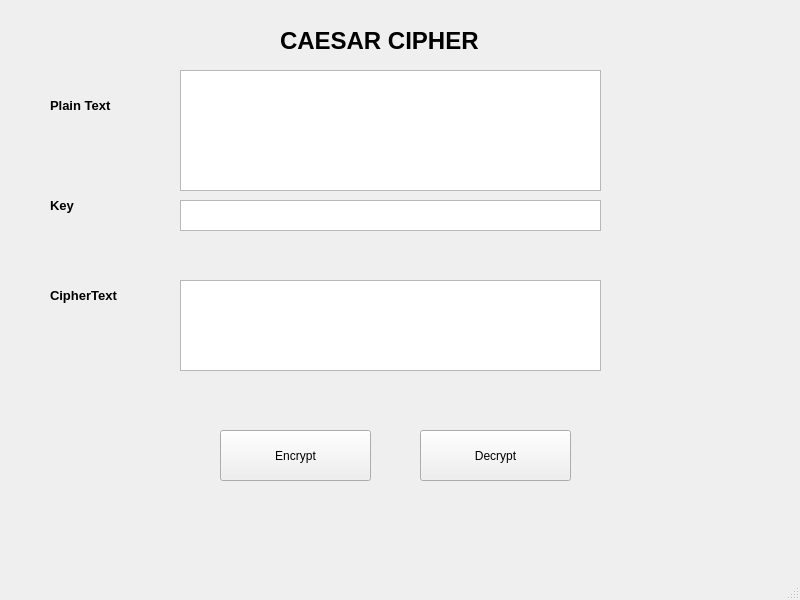
<?xml version="1.0" encoding="UTF-8"?>
<ui version="4.0">
 <class>MainWindow</class>
 <widget class="QMainWindow" name="MainWindow">
  <property name="geometry">
   <rect>
    <x>0</x>
    <y>0</y>
    <width>800</width>
    <height>600</height>
   </rect>
  </property>
  <property name="windowTitle">
   <string>MainWindow</string>
  </property>
  <widget class="QWidget" name="centralwidget">
   <widget class="QLabel" name="label">
    <property name="geometry">
     <rect>
      <x>280</x>
      <y>10</y>
      <width>211</width>
      <height>61</height>
     </rect>
    </property>
    <property name="font">
     <font>
      <pointsize>18</pointsize>
      <weight>75</weight>
      <bold>true</bold>
     </font>
    </property>
    <property name="text">
     <string>CAESAR CIPHER</string>
    </property>
   </widget>
   <widget class="QLabel" name="label_2">
    <property name="geometry">
     <rect>
      <x>50</x>
      <y>90</y>
      <width>71</width>
      <height>31</height>
     </rect>
    </property>
    <property name="font">
     <font>
      <pointsize>10</pointsize>
      <weight>75</weight>
      <bold>true</bold>
     </font>
    </property>
    <property name="text">
     <string>Plain Text</string>
    </property>
   </widget>
   <widget class="QLabel" name="label_3">
    <property name="geometry">
     <rect>
      <x>50</x>
      <y>190</y>
      <width>81</width>
      <height>31</height>
     </rect>
    </property>
    <property name="font">
     <font>
      <pointsize>10</pointsize>
      <weight>75</weight>
      <bold>true</bold>
     </font>
    </property>
    <property name="text">
     <string>Key</string>
    </property>
   </widget>
   <widget class="QLabel" name="label_4">
    <property name="geometry">
     <rect>
      <x>50</x>
      <y>280</y>
      <width>81</width>
      <height>31</height>
     </rect>
    </property>
    <property name="font">
     <font>
      <pointsize>10</pointsize>
      <weight>75</weight>
      <bold>true</bold>
     </font>
    </property>
    <property name="text">
     <string>CipherText</string>
    </property>
   </widget>
   <widget class="QTextEdit" name="txt_plaintext">
    <property name="geometry">
     <rect>
      <x>180</x>
      <y>70</y>
      <width>421</width>
      <height>121</height>
     </rect>
    </property>
   </widget>
   <widget class="QTextEdit" name="txt_key">
    <property name="geometry">
     <rect>
      <x>180</x>
      <y>200</y>
      <width>421</width>
      <height>31</height>
     </rect>
    </property>
   </widget>
   <widget class="QTextEdit" name="txt_cipher">
    <property name="geometry">
     <rect>
      <x>180</x>
      <y>280</y>
      <width>421</width>
      <height>91</height>
     </rect>
    </property>
   </widget>
   <widget class="QPushButton" name="btn_en">
    <property name="geometry">
     <rect>
      <x>220</x>
      <y>430</y>
      <width>151</width>
      <height>51</height>
     </rect>
    </property>
    <property name="text">
     <string>Encrypt</string>
    </property>
   </widget>
   <widget class="QPushButton" name="btn_de">
    <property name="geometry">
     <rect>
      <x>420</x>
      <y>430</y>
      <width>151</width>
      <height>51</height>
     </rect>
    </property>
    <property name="text">
     <string>Decrypt</string>
    </property>
   </widget>
  </widget>
  <widget class="QMenuBar" name="menubar">
   <property name="geometry">
    <rect>
     <x>0</x>
     <y>0</y>
     <width>800</width>
     <height>21</height>
    </rect>
   </property>
  </widget>
  <widget class="QStatusBar" name="statusbar"/>
 </widget>
 <resources/>
 <connections/>
</ui>
